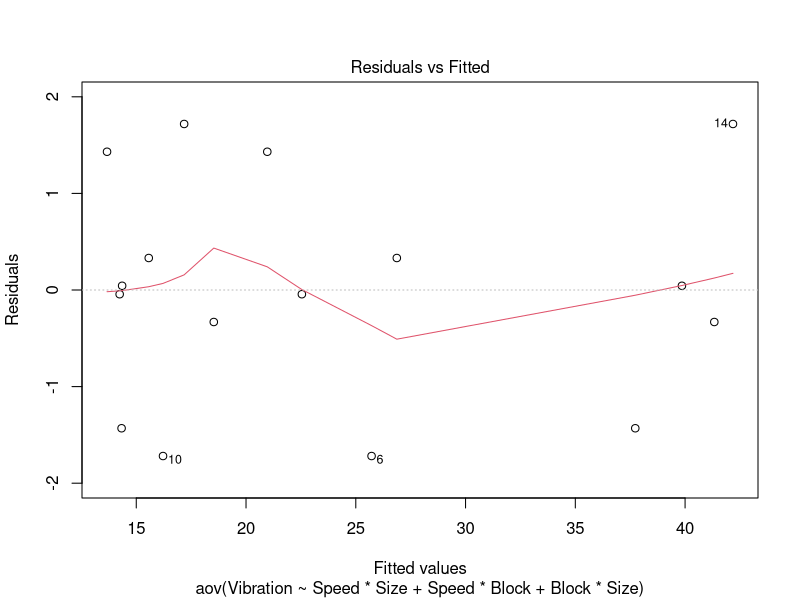
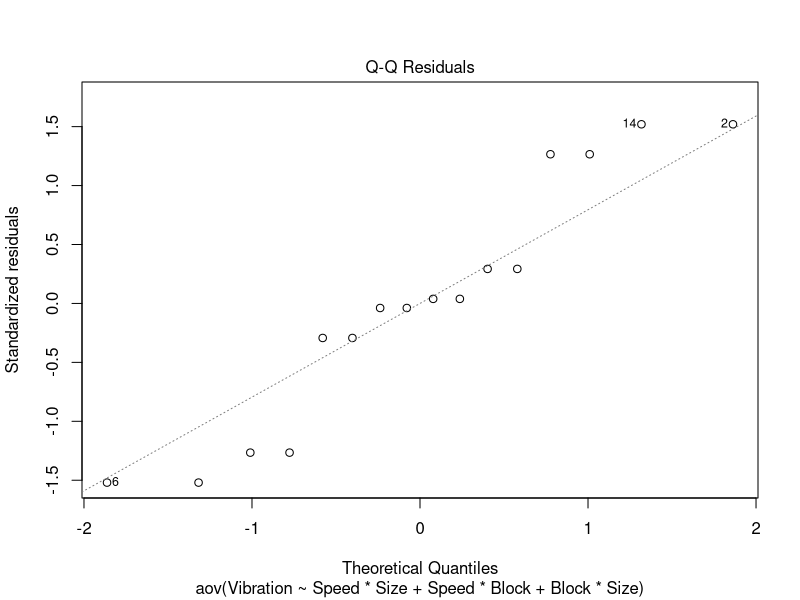
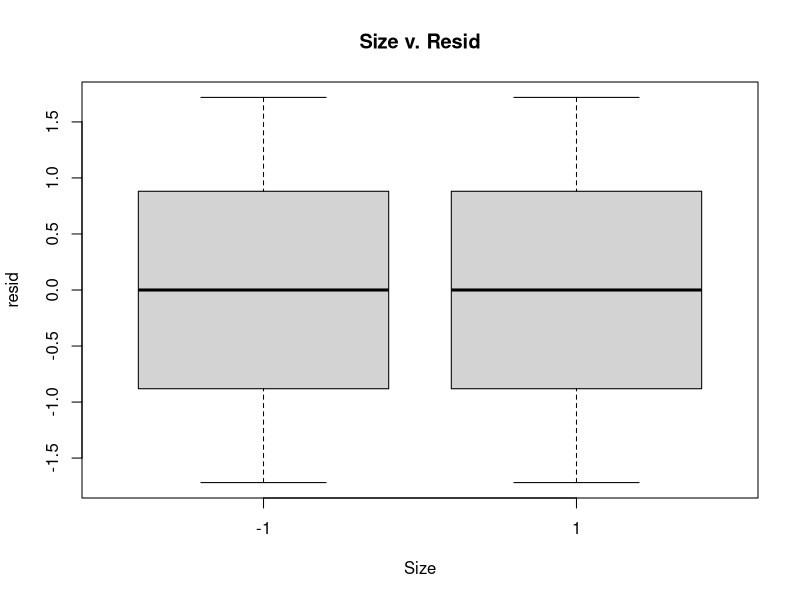
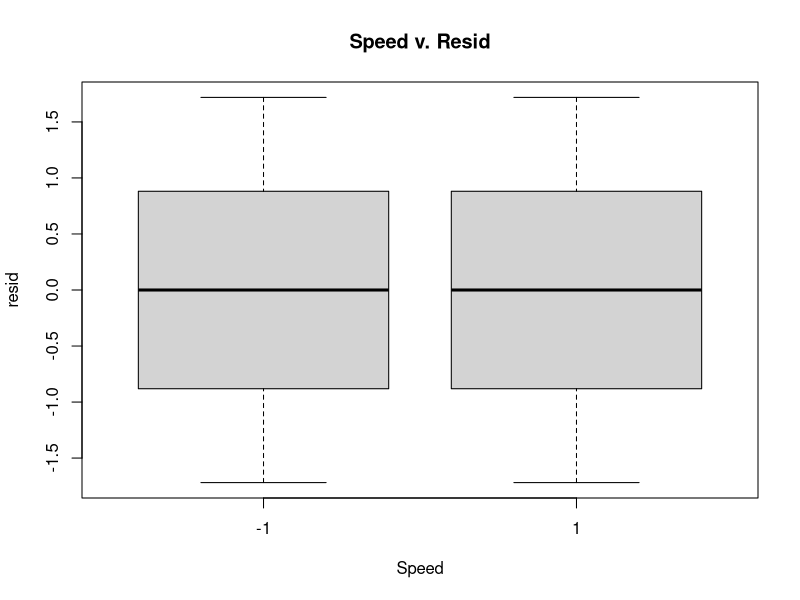
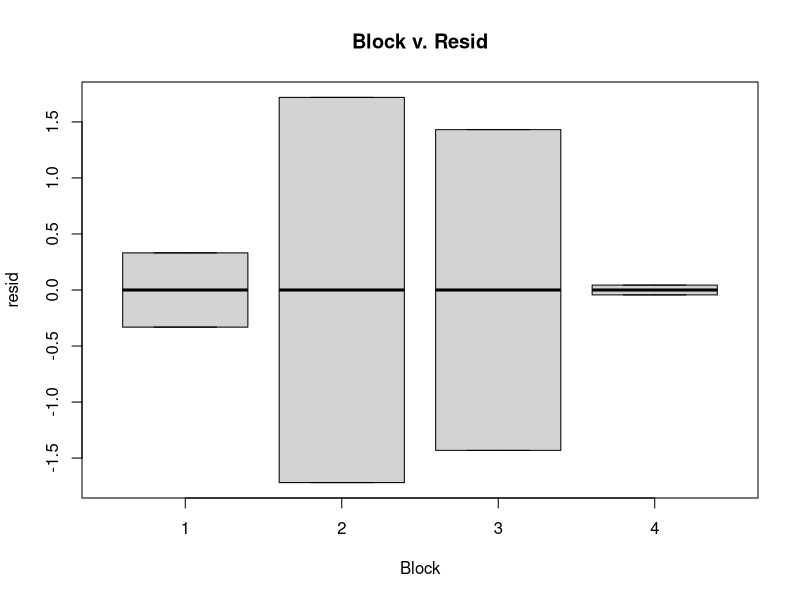
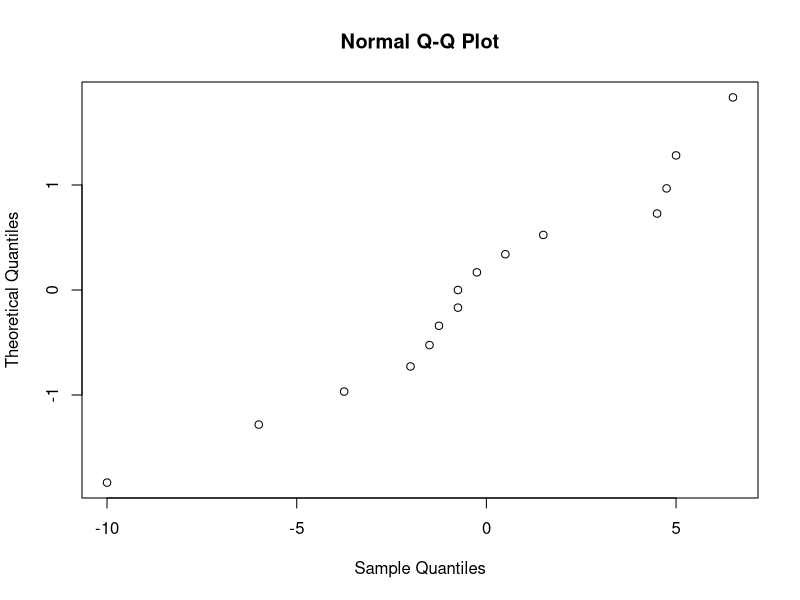
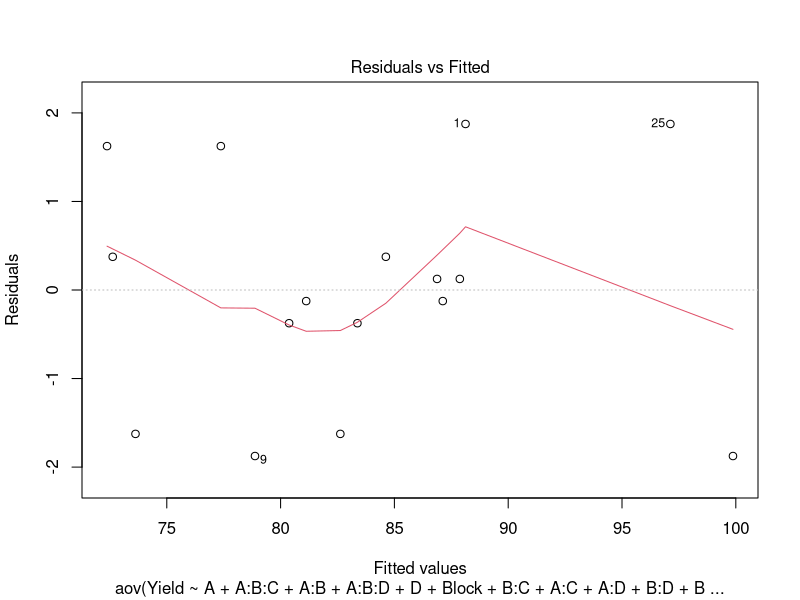
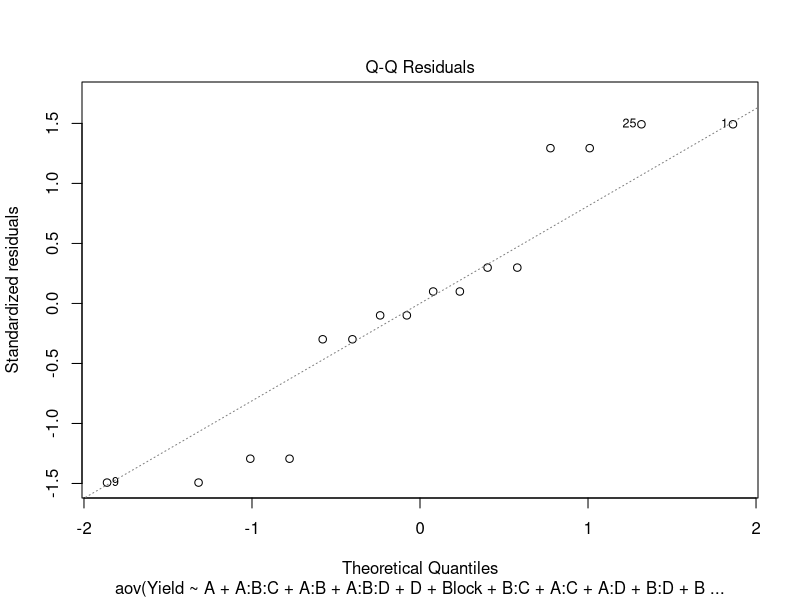

These charts were generated, in order, by the following R code:
## ---- chunk 1
knitr::opts_chunk$set(cache = T, fig.width = 8, fig.height = 5, fig.align = 'center')
## ---- chunk 2
library(dplyr)
## ---- chunk 3
levels <- c(-1, 1)
df <- expand.grid(A = levels, B = levels, C = levels)
df

df <- df %>% 
  mutate(Block= ifelse(A*B*C == -1, 1,
                       ifelse(A*B*C == 1, 2, NA)))
  
df
## ---- chunk 4
vibration_blk <- read.csv("./Datasets/Q6-5.csv")
vibration_blk <- vibration_blk %>%
  mutate(Block=rep(1:4,4)) %>%
  mutate_at(vars(-Vibration), as.factor)

# use recommended blocking
vibration_aov_blk <- aov(Vibration ~ Speed*Size + Speed*Block + Block*Size, data = vibration_blk) 
anova(vibration_aov_blk)
## ---- chunk 5
#QQ, residuals v. fitted
plot(vibration_aov_blk, which = 1:2)

#Residuals v. predictors
resids <- resid(vibration_aov_blk)
plot(vibration_blk$Size, resids, xlab="Size", ylab="resid", main = "Size v. Resid")
plot(vibration_blk$Speed, resids, xlab="Speed", ylab="resid", main = "Speed v. Resid")
plot(vibration_blk$Block, resids, xlab="Block", ylab="resid", main = "Block v. Resid")

# see why residuals are so different
resid_check <- matrix(resids, byrow = T, nrow = 4)
rownames(resid_check) <- c(1:4)
colnames(resid_check) <- c("(1)", "a", "b", "ab")
resid_check
## ---- chunk 6
yield_blk <- read.csv("./Datasets/Q6-7.csv")
yield_blk <- yield_blk[yield_blk$replicate=="I",] %>%
  mutate(ABCD=A*B*C*D) %>%
  mutate(Block= ifelse(ABCD == -1, 1,
                       ifelse(ABCD == 1, 2, NA))) %>%
  mutate_at(vars(-Yield), as.factor)

tapply(yield_blk$Yield, yield_blk$Block, mean)

# anova
yield_aov_blk <- aov(Yield ~ (A+B+C+D)^3 + Block, data = yield_blk,
                 contrasts = list(A="contr.helmert",
                                  B="contr.helmert",
                                  C="contr.helmert",
                                  D="contr.helmert"))

# normal plot to remove some interactions
coefs <- coef(yield_aov_blk) 
qqnorm(coefs[-1] * 2, datax = T)

# likely significant coeffs: A, ABC, AB, ABD, D, Block
# required lower order coeffs: BC, AC, AD, BD, B, C
# likely not significant and removable: BCD, ACD, CD
sort(coefs[-1]) # REMOVE THE VALUES THAT HAVE THE LOWEST ABSOLUTE VALUE


# redo anova with removed interactions
yield_aov_blk2 <- aov(Yield ~ A + A:B:C + A:B + A:B:D + D + Block + B:C + A:C + A:D + B:D + B + C, data = yield_blk,
                 contrasts = list(A="contr.helmert",
                                  B="contr.helmert",
                                  C="contr.helmert",
                                  D="contr.helmert"))
summary(lm(yield_aov_blk2))
## ---- chunk 7
#QQ, residuals v. fitted
plot(yield_aov_blk2, which = 1:2)

#Residuals v. predictors
resids <- resid(yield_aov_blk2)
plot(yield_blk$A, resids, xlab="A", ylab="resid", main = "A v. Resid")
plot(yield_blk$B, resids, xlab="B", ylab="resid", main = "B v. Resid")
plot(yield_blk$C, resids, xlab="C", ylab="resid", main = "C v. Resid")
plot(yield_blk$D, resids, xlab="D", ylab="resid", main = "D v. Resid")
plot(yield_blk$Block, resids, xlab="Block", ylab="resid", main = "Block v. Resid")
## ---- chunk 8
yield_fc <- read.csv("./Datasets/Q6-7.csv")
yield_fc <- yield_fc[yield_fc$replicate=="I",] %>%
  mutate(ABCD=A*B*C*D) %>%
  mutate(Block= ifelse(ABCD == -1, 1,
                       ifelse(ABCD == 1, 2, NA))) %>%
  mutate_at(vars(-Yield), as.factor)

tapply(yield_fc$Yield, yield_fc$Block, sd)^2 # Take block 2; I=ABCD

yield_aov_fc <- aov(Yield ~ (A+B+C+D)^2, data = yield_fc[yield_fc$Block==2,],
                 contrasts = list(A="contr.helmert",
                                  B="contr.helmert",
                                  C="contr.helmert",
                                  D="contr.helmert"))

# normal plot to remove some interactions
coefs <- coef(yield_aov_fc) 
qqnorm(coefs[-1] * 2, datax = T)

# Remove: AC interaction
sort(coefs[-1])

# Remove AC coefficient for re-running
yield_aov_fc <- aov(Yield ~ A*D + A*B + C, data = yield_fc[yield_fc$Block==2,],
                 contrasts = list(A="contr.helmert",
                                  B="contr.helmert",
                                  C="contr.helmert",
                                  D="contr.helmert"))
summary(lm(yield_aov_fc))
## ---- chunk 9
#QQ, residuals v. fitted
plot(yield_aov_fc, which = 1:2)

#Residuals v. predictors
resids <- resid(yield_aov_blk2)
plot(yield_blk$A, resids, xlab="A", ylab="resid", main = "A v. Resid")
plot(yield_blk$B, resids, xlab="B", ylab="resid", main = "B v. Resid")
plot(yield_blk$C, resids, xlab="C", ylab="resid", main = "C v. Resid")
plot(yield_blk$D, resids, xlab="D", ylab="resid", main = "D v. Resid")
plot(yield_blk$Block, resids, xlab="Block", ylab="resid", main = "Block v. Resid")
